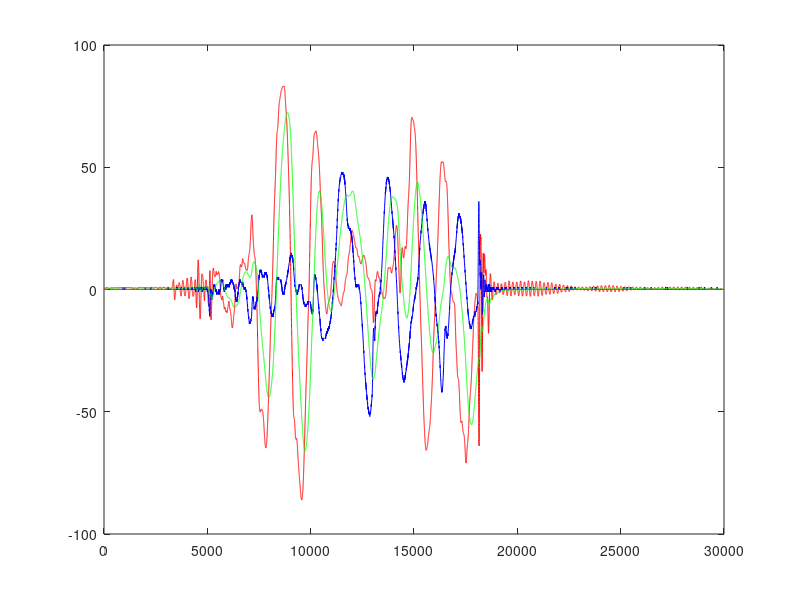
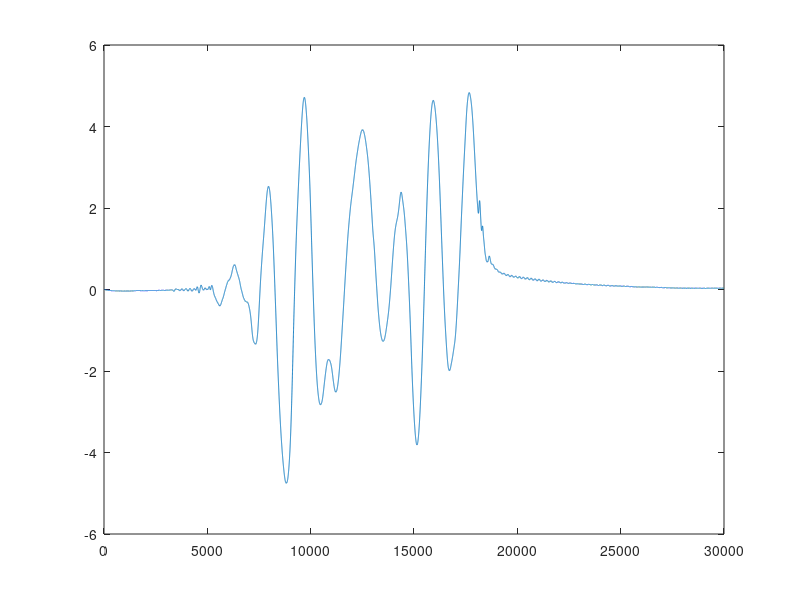
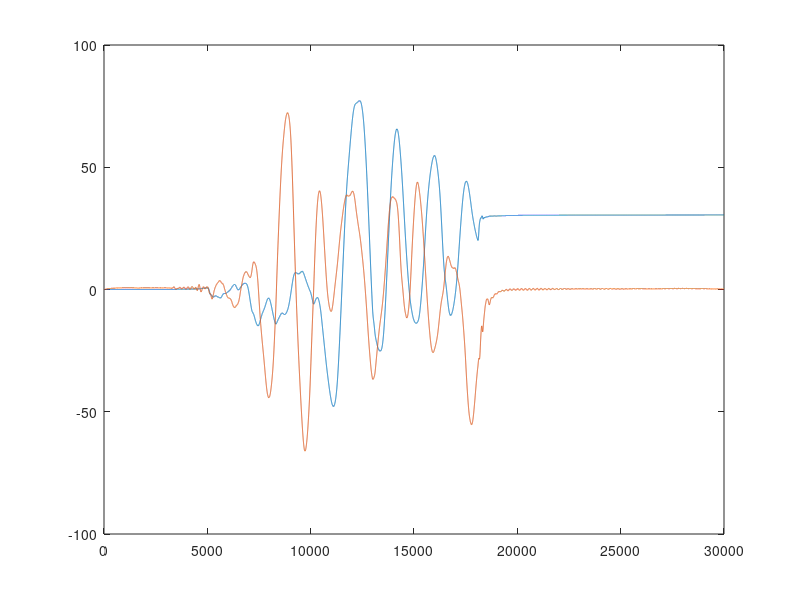

Source code (MATLAB) for these figures, in order:
%--------------------------------------------------------------------------
% QR2 -- 
%--------------------------------------------------------------------------
% load data
	load sensors_data_2.dat;
	%t = sensors_data_2(:,1);
    t=1:size(sensors_data_2,1);
    
	say = sensors_data_2(:,1);
	sax = sensors_data_2(:,2);
	saz = sensors_data_2(:,3);
	sp = sensors_data_2(:,4);
	sq = sensors_data_2(:,5);
	sr = sensors_data_2(:,6);
% sample freq: t is in us
	fs = length(t)*1000000/(t(length(t))-t(1));
	n = length(t);
% calibrate static offset
    ay_off = say(n);
	ax_off = sax(n);
	az_off = saz(n);
	p_off = sp(n);
	q_off = sq(n);
	r_off = sr(n);
% estimate real signal values
	ay = say - ay_off;
	ax = sax - ax_off;
	az = saz - az_off;
	p = (sp - p_off);  
	q = - (sq - q_off);
	r = sr - r_off;
% map acc to angles (simplified) 
    phi = ay;
    theta = ax;
    
%--------------------------------------------------------------------------    
% filter phi to reduce scale to show movement
%--------------------------------------------------------------------------    
% filter 2nd order 10Hz 
    a2 = [1,-1.9289423,0.9313817];
    b2 = [0.0006098548,0.0012197096,0.0006098548];
    phi2 = filter(b2,a2,phi);

%--------------------------------------------------------------------------    
% kalman filter to remove dynamic offset in p using phi2
%--------------------------------------------------------------------------    
    p2phi = 0.0041;
    p_bias(1:n) = 0;
    phi_kalman(1:n) = 0;
    C1 = 256;
    C2 = 1000000;
    for i=(2:n)
        p_kalman(i) = p(i-1) - p_bias(i-1);
        phi_kalman(i) = phi_kalman(i-1) + p_kalman(i) * p2phi;
        phi_error(i) = phi_kalman(i) - phi2(i);
        phi_kalman(i) = phi_kalman(i) - phi_error(i) / C1;
        p_bias(i) = p_bias(i-1) + (phi_error(i)/p2phi) / C2;
    end;
    figure; 
    plot(t,phi2,'r');
    hold on;
    plot(t,p,'b');
    hold on;
    plot(t,phi_kalman,'g');
    figure; plot(t,p_bias');
    
    
    
% compare phi from kalman with phi from p
    phi_p(1:n) = 0;
    phi_p(1) = 0;
    for i=(2:n) 
        phi_p(i) = phi_p(i-1) + p(i-1) * p2phi; 
    end;
    figure; plot(t,phi_p,t,phi_kalman);

    